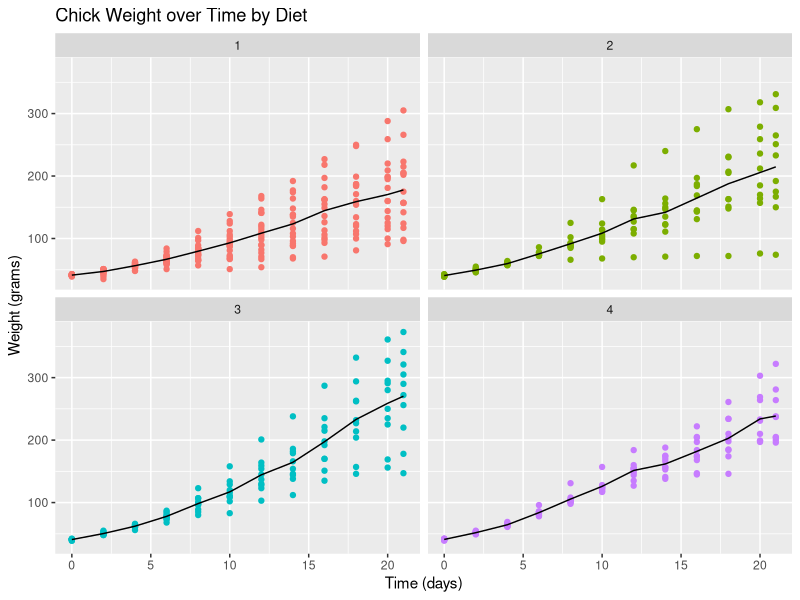

Recreate this plot in R.
## ---- chunk 1
knitr::opts_chunk$set(echo = TRUE)
## ---- chunk 2
summary(ChickWeight)
## ---- chunk 3
library(ggplot2, quietly = TRUE)
library(dplyr, quietly = TRUE)
ChickWeight %>% 
  ggplot(aes(Time, weight, colour=Diet)) +
  geom_point() +
  facet_wrap(~Diet) + 
  stat_summary(fun.y="mean", geom="line", colour="black") +
  theme(legend.position = "none") +
  ggtitle("Chick Weight over Time by Diet") +
  xlab("Time (days)") +
  ylab("Weight (grams)")
